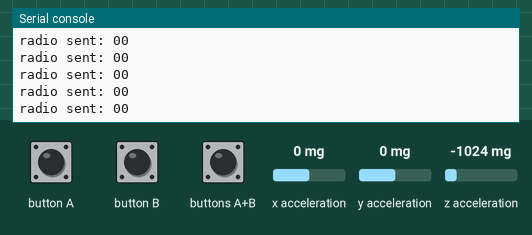
Bench run of a program on a simulated BBC micro:bit running MicroPython. On the bench: the last lines printed to the serial console. The test bench sets the inputs (shaded band); at power-on: x acceleration 0 mg, y acceleration 0 mg, z acceleration -1024 mg. No radio messages arrive unless stated (any console line starting 'radio sent:' is added by the test bench).

Above: at 1.2 s.
1.3 s: x acceleration set to -1440 mg
At 2.4 s:
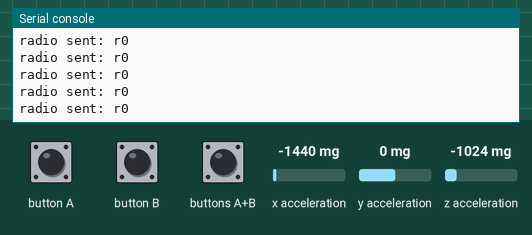
2.8 s: button A pressed for 0.15 s
4.4 s: button B pressed for 0.15 s
6.0 s: buttons A+B pressed for 0.15 s
7.6 s: y acceleration set to 750 mg
At 8.3 s:
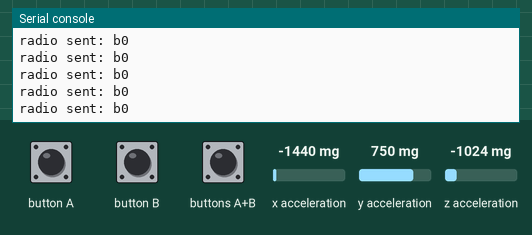
9.1 s: button A pressed for 1 s
At 9.6 s:
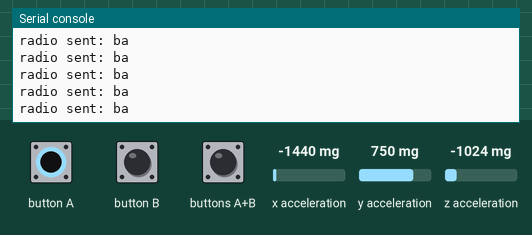

Measured:
- after the input at 1.3 s, the serial console: prints a new line at once (image 1)
- after the input at 7.6 s, the serial console: prints a new line at once (image 2)
- after the input at 9.1 s, the serial console: prints a new line at once (image 3)

The program:

rc_remote.py
```python
# Import of the required modules
import microbit
import radio

# Switching on the radio hardware
radio.on()

# Definition of the variables for data transmission
data0 = "0"
data1 = "0"
data = "00"

# Query loop
while True:
    # read out the values of the acceleration sensor
    a = microbit.accelerometer.get_values()

    # Assign the letters to a direction and store in data0
    # micro:bit tilted to the left and not forward beyond the threshold value
    if a[0] >= 300 and a[1] <= 300:
        data0 = "l"
    # micro:bit tilted to the right and not forward beyond the threshold value
    elif a[0] <= -300 and a[1] <= 300:
        data0 = "r"
    # micro:bit tilted forward and not over threshold to the side
    elif a[1] <= -300 and a[0] >= -300 and a[0] <= 300:
        data0 = "f"
    # micro:bit tilted backwards
    elif a[1] >= 300:
        data0 = "b"
    # else 0
    else:
        data0 = "0"

# Assign the letters to a button and store in data1
    if microbit.button_a.is_pressed() == 1 and microbit.button_b.is_pressed() == 0:
        data1 = "a"
    elif microbit.button_a.is_pressed() == 0 and microbit.button_b.is_pressed() == 1:
        data1 = "b"
    elif microbit.button_a.is_pressed() == 1 and microbit.button_b.is_pressed() == 1:
        data1 = "c"
    else:
        data1 = "0"
    # combine data0 and data1 and store them in data
    data = data0 + data1
    # send data
    radio.send(data)
```
